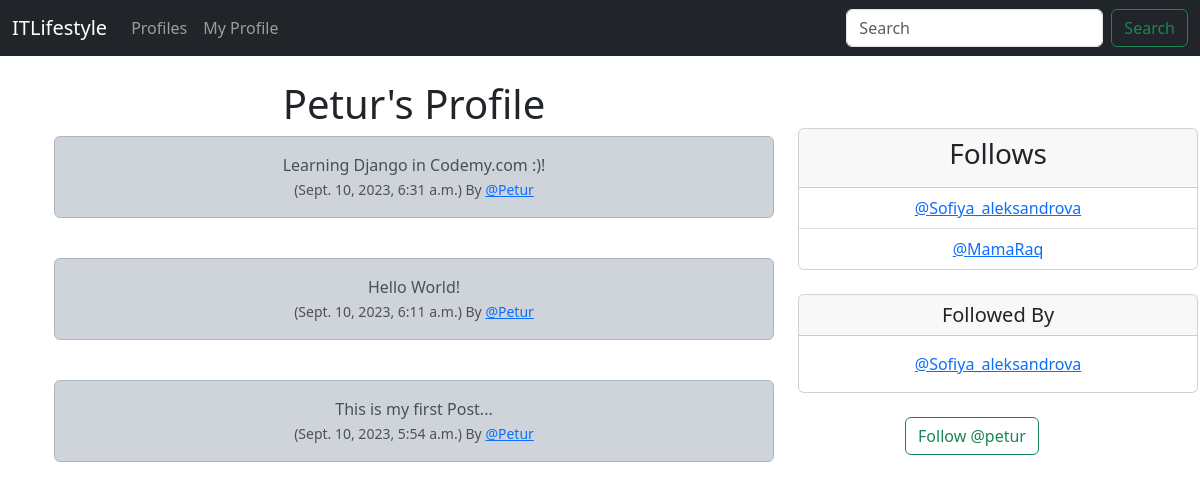
The app's page /profile/1 (signed in) with its own data.
### itlifestyle/models.py (models this page shows, shortened)
class Profile(models.Model):
    user = models.OneToOneField(User, on_delete=models.CASCADE)
    follows = models.ManyToManyField('self',
                                     related_name='followed_by',
                                     symmetrical=False,
                                     blank=True,
                                     )
    date_modified = models.DateTimeField(User, auto_now=True)
    def __str__(self):
        return self.user.username

class UserPost(models.Model):
    user = models.ForeignKey(
        User,
        related_name='post',
        on_delete=models.DO_NOTHING
    )
    body = models.CharField(max_length=200)
    created_at = models.DateTimeField(auto_now_add=True)

### itlifestyle/views.py (the view, shortened to what this page needs)
# urls.py: path('profile/<int:pk>', views.profile, name='profile'),
def profile(request, pk):
    if request.user.is_authenticated:
        user_profile = Profile.objects.get(user_id=pk)
        posts = UserPost.objects.filter(user_id=pk).order_by('-created_at')
        return render(request, 'profile.html', {'user_profile': user_profile, 'posts': posts})
    else:
        messages.success(request, 'You Must Be Logged In To View This Page!')
        return redirect('home')

### itlifestyle/templates/profile.html (shortened to what this page needs)
{% extends 'base.html' %}
{% block content %}
{% if user_profile %}
<div class="container text-center">
    <div class="row">
        <div class="col-8">
            <h1>{{ user_profile.user.username }}'s Profile</h1>
            {% for post in posts %}
            <div class="alert alert-dark" role="alert">
                {{ post.body }}<br/>
                <small class="text-muted">
                    ({{ post.created_at }}) By
                    <a href="{% url 'profile' post.user.id %}">@{{ post.user.username }}</a>
                </small>
            </div>
            <br/>
            {% endfor %}
        </div>
        <br/>
        <div class="col-4">
            <br/><br/>
            <div class="card" style="width: 25rem;">
                <div class="card-header">
                    <h3>
                        Follows
                    </h3>
                </div>
                <ul class="list-group list-group-flush">
                    {% for following in user_profile.follows.all %}
                    {% if following != user_profile %}
                    <li class="list-group-item"><a href="{% url 'profile' following.user.id %}">@{{ following }}</a>
                    </li>
                    {% endif %}
                    {% endfor %}
                </ul>
            </div>
            <br/>
            <div class="card" style="width: 25rem;">
                <h5 class="card-header">Followed By</h5>
                <div class="card-body">
                    <p class="card-text">
                        {% for following in user_profile.followed_by.all %}
                        {% if following != user_profile %}
                        <a href="{% url 'profile' following.user.id %}">@{{ following }}</a>
                        <br/>
                        {% endif %}
                        {% endfor %}
                    </p>
                </div>
            </div>
            <br/>
            <form method=POST>
                {% if user_profile in user.profile.follows.all %}
                <button class="btn btn-outline-danger" name="follow" value="unfollow" type="submit">
                    Unfollow @{{ user_profile.user.username|lower }}
                </button>
                {% else %}
                <button class="btn btn-outline-success" name="follow" value="follow" type="submit">
                    Follow @{{ user_profile.user.username|lower }}
                </button>
                {% endif %}
            </form>
            <br/>
        </div>
    </div>
</div>
{% endif %}
{% endblock %}

### records on screen
Profile: user.username "Petur", user.username "petur"
UserPost: body "Learning Django in Codemy.com :)!", created_at "Sept. 10, 2023, 6:31 a.m.", user.username "Petur"
UserPost: body "Hello World!", created_at "Sept. 10, 2023, 6:11 a.m.", user.username "Petur"
UserPost: body "This is my first Post...", created_at "Sept. 10, 2023, 5:54 a.m.", user.username "Petur"
Profile: user.username "Sofiya_aleksandrova"
Profile: user.username "MamaRaq"
